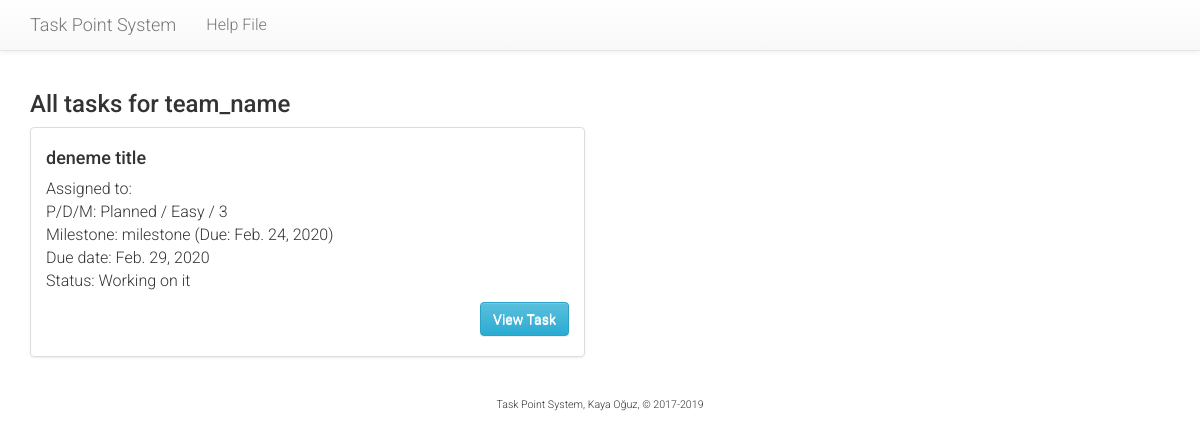
/tasks/team/5/all-tasks/ (signed in), run on an earlier commit of the app's database.
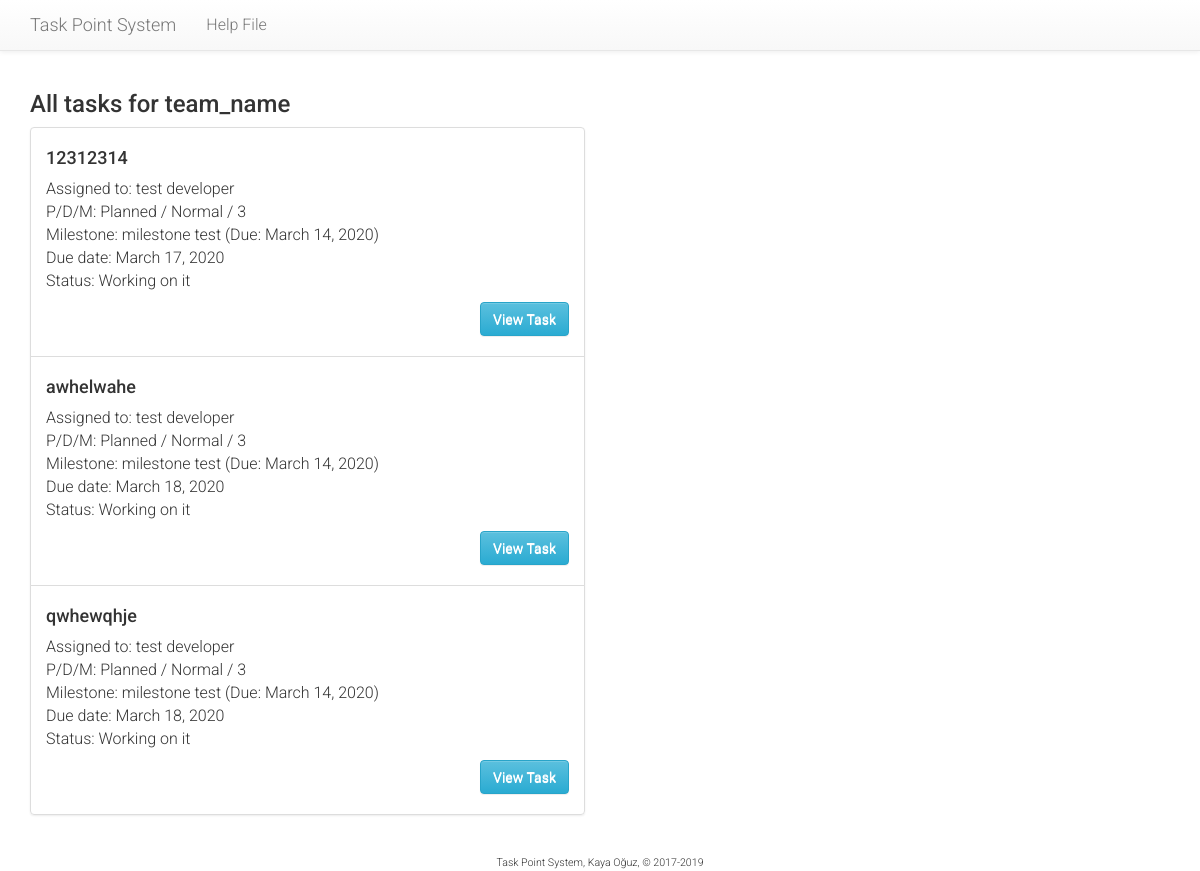
And on a later commit of the database.
### tasks/models.py (models this page shows, shortened)
class Task(models.Model):
    PRIORITY = (
        (3, 'Urgent'),
        (2, 'Planned'),
        (1, 'Low'),
    )
    DIFFICULTY = (
        (3, 'Difficult'),
        (2, 'Normal'),
        (1, 'Easy'),
    )
    STATUS = (
        (1, "Waiting for approval"),
        (2, "Working on it"),
        (3, "Waiting for review"),
        (4, "Rejected"),
        (5, "Accepted"),
    )
    milestone = models.ForeignKey(Milestone, on_delete=models.CASCADE)
    creator = models.CharField("creator",max_length=256)#= models.ForeignKey(Supervisor, on_delete=models.SET_NULL, blank=True, null=True, related_name='creator')
    assignee = models.ForeignKey(
        Developer,
        on_delete=models.CASCADE,
        related_name='assignee',
        verbose_name="Assigned to"
    )
    team = models.ForeignKey(Team, on_delete=models.CASCADE)
    title = models.CharField("Brief task name", max_length=256)
    description = models.TextField("Description")
    due = models.DateField("Due Date", validators=[past_date_validator])
    date = models.DateTimeField("Created on", auto_now_add=True)
    completed = models.DateTimeField("Completed on", auto_now=True, blank=True, null=True)
    priority = models.PositiveSmallIntegerField("Priority", choices=PRIORITY, default=2)
    difficulty = models.PositiveSmallIntegerField("Difficulty", choices=DIFFICULTY, default=2)
    modifier = models.PositiveSmallIntegerField(
        "Modifier",
        default=3,
        validators=[MaxValueValidator(5), MinValueValidator(1)]
    )
    status = models.PositiveSmallIntegerField("Status", choices=STATUS, default=2)
    no_of_votes = models.PositiveSmallIntegerField("Number of Votes", default=0, validators=[MaxValueValidator(99), MinValueValidator(0)])
    valid = models.BooleanField("Is valid", default=False)

class Milestone(models.Model):
    course = models.ForeignKey(Course, on_delete=models.CASCADE)
    name = models.CharField("Milestone", max_length=128)
    description = models.TextField("Milestone details")
    weight = models.PositiveSmallIntegerField(
        "Weight",
        default=10,
        validators=[MaxValueValidator(100), MinValueValidator(1)]
    )
    due = models.DateField("Due Date")
    def __str__(self):
        return self.name

class Developer(models.Model):
    user = models.OneToOneField(User, on_delete=models.CASCADE)
    team = models.ForeignKey(Team, on_delete=models.SET_NULL, blank=True, null=True)
    def __str__(self):
        return self.get_name()
    def get_name(self):
        return self.user.first_name + " " + self.user.last_name

### tasks/views.py (the view)
# urls.py: re_path(r'^team/(?P<team_id>[0-9])/all-tasks/$', views.team_all_tasks, name='team-all-tasks'),
@login_required()
def team_all_tasks(request, team_id):
    current_team = get_object_or_404(Team, pk=team_id)
    tasks = current_team.task_set.all().order_by("due")
    return render(
        request,
        'tasks/task_all.html',
        {
            'page_title': 'All tasks for ' + current_team.name,
            'task_list': tasks
        }
    )

### tasks/templates/tasks/task_all.html
{% extends "tasks/base.html" %}
{% block leftcontent %}
    <h3>{{ page_title }}</h3>
    <ul class="list-group">
    {% for task in task_list %}
      <li class="list-group-item">
        <h4>{{ task.title }}</h4>
        <p>
          Assigned to: {{ task.assignee }}<br />
          P/D/M:
            {{ task.get_priority_display }} /
            {{ task.get_difficulty_display }} /
            {{ task.modifier }}<br />
          Milestone: {{ task.milestone }} (Due: {{ task.milestone.due }})<br />
          Due date: {{ task.due }}<br />
          Status: {{ task.get_status_display }}
        </p>
        <p style="text-align: right">
          <a href="{% url 'tasks:view-task' task.id %}" class="btn btn-default btn-info" role="button">View Task</a>
        </p>
    </li>
    {% endfor %}
    </ul>
{% endblock %}

What changed in the data, as far as the page shows it:
removed Task: title "deneme title", priority "Planned", difficulty "Easy", modifier "3", milestone "milestone", milestone.due "Feb. 24, 2020", due "Feb. 29, 2020", status "Working on it"
added Task: title "12312314", assignee "test developer", priority "Planned", difficulty "Normal", modifier "3", milestone "milestone test", milestone.due "March 14, 2020", due "March 17, 2020", status "Working on it"
added Task: title "awhelwahe", assignee "test developer", priority "Planned", difficulty "Normal", modifier "3", milestone "milestone test", milestone.due "March 14, 2020", due "March 18, 2020", status "Working on it"
added Task: title "qwhewqhje", assignee "test developer", priority "Planned", difficulty "Normal", modifier "3", milestone "milestone test", milestone.due "March 14, 2020", due "March 18, 2020", status "Working on it"
